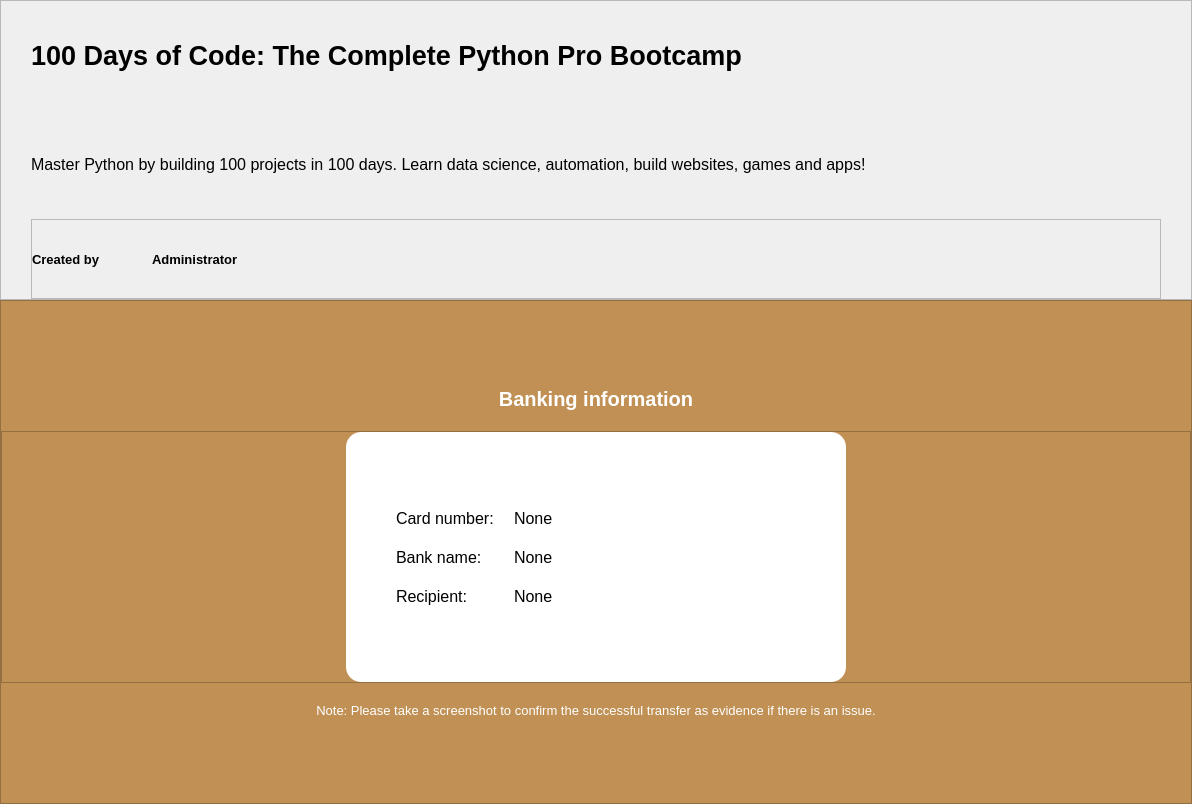
                <widget class="QWidget" name="bank_content">
                 <property name="geometry">
                  <rect>
                   <x>0</x>
                   <y>0</y>
                   <width>1192</width>
                   <height>804</height>
                  </rect>
                 </property>
                 <property name="styleSheet">
                  <string notr="true">QLineEdit {
	padding: 5px;
	border: 1px solid transparent;
	border-radius: 9px;
}

QTextBrowser {
	border: transparent;
}

QPushButton {
	font: bold;
	border: 1px solid #111;
	border-radius: 15px;
	padding: 10px;
}

QPushButton:hover {
	color: #fff;
	background: #c09054;
	border: transparent;
}</string>
                 </property>
                 <layout class="QVBoxLayout" name="verticalLayout_17">
                  <property name="spacing">
                   <number>0</number>
                  </property>
                  <property name="leftMargin">
                   <number>0</number>
                  </property>
                  <property name="topMargin">
                   <number>0</number>
                  </property>
                  <property name="rightMargin">
                   <number>0</number>
                  </property>
                  <property name="bottomMargin">
                   <number>0</number>
                  </property>
                  <item>
                   <widget class="QFrame" name="banner_p">
                    <property name="minimumSize">
                     <size>
                      <width>0</width>
                      <height>300</height>
                     </size>
                    </property>
                    <property name="maximumSize">
                     <size>
                      <width>16777215</width>
                      <height>350</height>
                     </size>
                    </property>
                    <property name="styleSheet">
                     <string notr="true">#banner {
	background: #464648;
}
QLabel {
	color: rba(0, 0, 0);
}</string>
                    </property>
                    <property name="frameShape">
                     <enum>QFrame::StyledPanel</enum>
                    </property>
                    <property name="frameShadow">
                     <enum>QFrame::Raised</enum>
                    </property>
                    <layout class="QVBoxLayout" name="verticalLayout_16">
                     <property name="spacing">
                      <number>0</number>
                     </property>
                     <property name="leftMargin">
                      <number>30</number>
                     </property>
                     <property name="topMargin">
                      <number>0</number>
                     </property>
                     <property name="rightMargin">
                      <number>30</number>
                     </property>
                     <property name="bottomMargin">
                      <number>0</number>
                     </property>
                     <item>
                      <widget class="QLabel" name="B_title_p">
                       <property name="font">
                        <font>
                         <pointsize>20</pointsize>
                         <weight>75</weight>
                         <bold>true</bold>
                        </font>
                       </property>
                       <property name="text">
                        <string>100 Days of Code: The Complete Python Pro Bootcamp</string>
                       </property>
                       <property name="wordWrap">
                        <bool>true</bool>
                       </property>
                      </widget>
                     </item>
                     <item>
                      <widget class="QLabel" name="B_description_p">
                       <property name="font">
                        <font>
                         <pointsize>12</pointsize>
                         <weight>50</weight>
                         <bold>false</bold>
                        </font>
                       </property>
                       <property name="text">
                        <string>Master Python by building 100 projects in 100 days. Learn data science, automation, build websites, games and apps!</string>
                       </property>
                       <property name="wordWrap">
                        <bool>true</bool>
                       </property>
                      </widget>
                     </item>
                     <item>
                      <widget class="QFrame" name="author_banner_p">
                       <property name="maximumSize">
                        <size>
                         <width>16777215</width>
                         <height>80</height>
                        </size>
                       </property>
                       <property name="frameShape">
                        <enum>QFrame::StyledPanel</enum>
                       </property>
                       <property name="frameShadow">
                        <enum>QFrame::Raised</enum>
                       </property>
                       <layout class="QHBoxLayout" name="horizontalLayout_13">
                        <property name="spacing">
                         <number>0</number>
                        </property>
                        <property name="leftMargin">
                         <number>0</number>
                        </property>
                        <property name="topMargin">
                         <number>0</number>
                        </property>
                        <property name="rightMargin">
                         <number>0</number>
                        </property>
                        <property name="bottomMargin">
                         <number>0</number>
                        </property>
                        <item>
                         <widget class="QLabel" name="Createdby_2">
                          <property name="maximumSize">
                           <size>
                            <width>120</width>
                            <height>16777215</height>
                           </size>
                          </property>
                          <property name="font">
                           <font>
                            <pointsize>10</pointsize>
                            <weight>75</weight>
                            <bold>true</bold>
                           </font>
                          </property>
                          <property name="text">
                           <string>Created by</string>
                          </property>
                          <property name="wordWrap">
                           <bool>true</bool>
                          </property>
                         </widget>
                        </item>
                        <item>
                         <widget class="QLabel" name="author_p">
                          <property name="font">
                           <font>
                            <pointsize>10</pointsize>
                            <weight>75</weight>
                            <bold>true</bold>
                            <underline>false</underline>
                            <strikeout>false</strikeout>
                           </font>
                          </property>
                          <property name="text">
                           <string>Administrator</string>
                          </property>
                          <property name="wordWrap">
                           <bool>true</bool>
                          </property>
                         </widget>
                        </item>
                       </layout>
                      </widget>
                     </item>
                    </layout>
                   </widget>
                  </item>
                  <item>
                   <widget class="QFrame" name="frame_7">
                    <property name="minimumSize">
                     <size>
                      <width>0</width>
                      <height>430</height>
                     </size>
                    </property>
                    <property name="styleSheet">
                     <string notr="true">background: #c09054;
color: rgb(255, 255, 255);</string>
                    </property>
                    <property name="frameShape">
                     <enum>QFrame::StyledPanel</enum>
                    </property>
                    <property name="frameShadow">
                     <enum>QFrame::Raised</enum>
                    </property>
                    <layout class="QVBoxLayout" name="verticalLayout_19">
                     <property name="spacing">
                      <number>20</number>
                     </property>
                     <property name="leftMargin">
                      <number>0</number>
                     </property>
                     <property name="topMargin">
                      <number>0</number>
                     </property>
                     <property name="rightMargin">
                      <number>0</number>
                     </property>
                     <property name="bottomMargin">
                      <number>0</number>
                     </property>
                     <item>
                      <spacer name="verticalSpacer_7">
                       <property name="orientation">
                        <enum>Qt::Vertical</enum>
                       </property>
                       <property name="sizeHint" stdset="0">
                        <size>
                         <width>20</width>
                         <height>60</height>
                        </size>
                       </property>
                      </spacer>
                     </item>
                     <item>
                      <widget class="QLabel" name="label_6">
                       <property name="font">
                        <font>
                         <pointsize>15</pointsize>
                         <weight>75</weight>
                         <bold>true</bold>
                        </font>
                       </property>
                       <property name="text">
                        <string>Banking information</string>
                       </property>
                       <property name="alignment">
                        <set>Qt::AlignCenter</set>
                       </property>
                      </widget>
                     </item>
                     <item>
                      <widget class="QFrame" name="frame_9">
                       <property name="frameShape">
                        <enum>QFrame::StyledPanel</enum>
                       </property>
                       <property name="frameShadow">
                        <enum>QFrame::Raised</enum>
                       </property>
                       <layout class="QHBoxLayout" name="horizontalLayout_14">
                        <property name="spacing">
                         <number>0</number>
                        </property>
                        <property name="leftMargin">
                         <number>0</number>
                        </property>
                        <property name="topMargin">
                         <number>0</number>
                        </property>
                        <property name="rightMargin">
                         <number>0</number>
                        </property>
                        <property name="bottomMargin">
                         <number>0</number>
                        </property>
                        <item>
                         <widget class="QFrame" name="frame_6">
                          <property name="minimumSize">
                           <size>
                            <width>500</width>
                            <height>250</height>
                           </size>
                          </property>
                          <property name="maximumSize">
                           <size>
                            <width>500</width>
                            <height>250</height>
                           </size>
                          </property>
                          <property name="layoutDirection">
                           <enum>Qt::LeftToRight</enum>
                          </property>
                          <property name="styleSheet">
                           <string notr="true">background: rgb(255, 255, 255);
color: rgb(0, 0, 0);
border-radius: 15px;</string>
                          </property>
                          <property name="frameShape">
                           <enum>QFrame::StyledPanel</enum>
                          </property>
                          <property name="frameShadow">
                           <enum>QFrame::Raised</enum>
                          </property>
                          <layout class="QFormLayout" name="formLayout_4">
                           <property name="labelAlignment">
                            <set>Qt::AlignLeading|Qt::AlignLeft|Qt::AlignVCenter</set>
                           </property>
                           <property name="formAlignment">
                            <set>Qt::AlignCenter</set>
                           </property>
                           <property name="horizontalSpacing">
                            <number>20</number>
                           </property>
                           <property name="verticalSpacing">
                            <number>20</number>
                           </property>
                           <property name="leftMargin">
                            <number>50</number>
                           </property>
                           <property name="topMargin">
                            <number>0</number>
                           </property>
                           <property name="rightMargin">
                            <number>50</number>
                           </property>
                           <property name="bottomMargin">
                            <number>0</number>
                           </property>
                           <item row="0" column="0">
                            <widget class="QLabel" name="label_3">
                             <property name="font">
                              <font>
                               <pointsize>12</pointsize>
                              </font>
                             </property>
                             <property name="text">
                              <string>Card number:</string>
                             </property>
                            </widget>
                           </item>
                           <item row="0" column="1">
                            <widget class="QLabel" name="cardnumber">
                             <property name="font">
                              <font>
                               <pointsize>12</pointsize>
                              </font>
                             </property>
                             <property name="text">
                              <string>None</string>
                             </property>
                            </widget>
                           </item>
                           <item row="1" column="0">
                            <widget class="QLabel" name="label_4">
                             <property name="font">
                              <font>
                               <pointsize>12</pointsize>
                              </font>
                             </property>
                             <property name="text">
                              <string>Bank name:</string>
                             </property>
                            </widget>
                           </item>
                           <item row="1" column="1">
                            <widget class="QLabel" name="bankname">
                             <property name="font">
                              <font>
                               <pointsize>12</pointsize>
                              </font>
                             </property>
                             <property name="text">
                              <string>None</string>
                             </property>
                            </widget>
                           </item>
                           <item row="2" column="0">
                            <widget class="QLabel" name="label_5">
                             <property name="font">
                              <font>
                               <pointsize>12</pointsize>
                              </font>
                             </property>
                             <property name="text">
                              <string>Recipient:</string>
                             </property>
                             <property name="alignment">
                              <set>Qt::AlignLeading|Qt::AlignLeft|Qt::AlignVCenter</set>
                             </property>
                            </widget>
                           </item>
                           <item row="2" column="1">
                            <widget class="QLabel" name="recipient">
                             <property name="font">
                              <font>
                               <pointsize>12</pointsize>
                              </font>
                             </property>
                             <property name="text">
                              <string>None</string>
                             </property>
                            </widget>
                           </item>
                          </layout>
                         </widget>
                        </item>
                       </layout>
                      </widget>
                     </item>
                     <item>
                      <widget class="QLabel" name="label_7">
                       <property name="font">
                        <font>
                         <pointsize>10</pointsize>
                        </font>
                       </property>
                       <property name="text">
                        <string>Note: Please take a screenshot to confirm the successful transfer as evidence if there is an issue.</string>
                       </property>
                       <property name="alignment">
                        <set>Qt::AlignCenter</set>
                       </property>
                      </widget>
                     </item>
                     <item>
                      <spacer name="verticalSpacer_8">
                       <property name="orientation">
                        <enum>Qt::Vertical</enum>
                       </property>
                       <property name="sizeHint" stdset="0">
                        <size>
                         <width>20</width>
                         <height>59</height>
                        </size>
                       </property>
                      </spacer>
                     </item>
                    </layout>
                   </widget>
                  </item>
                 </layout>
                </widget>
